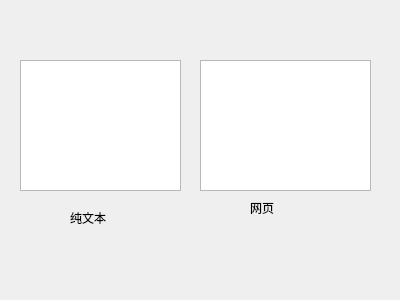
<?xml version="1.0" encoding="UTF-8"?>
<ui version="4.0">
 <class>Form</class>
 <widget class="QWidget" name="Form">
  <property name="geometry">
   <rect>
    <x>0</x>
    <y>0</y>
    <width>400</width>
    <height>300</height>
   </rect>
  </property>
  <property name="windowTitle">
   <string>Form</string>
  </property>
  <widget class="QTextEdit" name="textEdit">
   <property name="geometry">
    <rect>
     <x>20</x>
     <y>60</y>
     <width>161</width>
     <height>131</height>
    </rect>
   </property>
   <property name="html">
    <string>&lt;!DOCTYPE HTML PUBLIC &quot;-//W3C//DTD HTML 4.0//EN&quot; &quot;http://www.w3.org/TR/REC-html40/strict.dtd&quot;&gt;
&lt;html&gt;&lt;head&gt;&lt;meta name=&quot;qrichtext&quot; content=&quot;1&quot; /&gt;&lt;meta charset=&quot;utf-8&quot; /&gt;&lt;style type=&quot;text/css&quot;&gt;
p, li { white-space: pre-wrap; }
hr { height: 1px; border-width: 0; }
li.unchecked::marker { content: &quot;\2610&quot;; }
li.checked::marker { content: &quot;\2612&quot;; }
&lt;/style&gt;&lt;/head&gt;&lt;body style=&quot; font-family:'Microsoft YaHei UI'; font-size:9pt; font-weight:400; font-style:normal;&quot;&gt;
&lt;p style=&quot;-qt-paragraph-type:empty; margin-top:0px; margin-bottom:0px; margin-left:0px; margin-right:0px; -qt-block-indent:0; text-indent:0px;&quot;&gt;&lt;br /&gt;&lt;/p&gt;&lt;/body&gt;&lt;/html&gt;</string>
   </property>
  </widget>
  <widget class="QTextEdit" name="textEdit_2">
   <property name="geometry">
    <rect>
     <x>200</x>
     <y>60</y>
     <width>171</width>
     <height>131</height>
    </rect>
   </property>
   <property name="html">
    <string>&lt;!DOCTYPE HTML PUBLIC &quot;-//W3C//DTD HTML 4.0//EN&quot; &quot;http://www.w3.org/TR/REC-html40/strict.dtd&quot;&gt;
&lt;html&gt;&lt;head&gt;&lt;meta name=&quot;qrichtext&quot; content=&quot;1&quot; /&gt;&lt;meta charset=&quot;utf-8&quot; /&gt;&lt;style type=&quot;text/css&quot;&gt;
p, li { white-space: pre-wrap; }
hr { height: 1px; border-width: 0; }
li.unchecked::marker { content: &quot;\2610&quot;; }
li.checked::marker { content: &quot;\2612&quot;; }
&lt;/style&gt;&lt;/head&gt;&lt;body style=&quot; font-family:'Microsoft YaHei UI'; font-size:9pt; font-weight:400; font-style:normal;&quot;&gt;
&lt;p style=&quot;-qt-paragraph-type:empty; margin-top:0px; margin-bottom:0px; margin-left:0px; margin-right:0px; -qt-block-indent:0; text-indent:0px;&quot;&gt;&lt;br /&gt;&lt;/p&gt;&lt;/body&gt;&lt;/html&gt;</string>
   </property>
   <property name="textInteractionFlags">
    <set>Qt::TextEditorInteraction</set>
   </property>
  </widget>
  <widget class="QLabel" name="label">
   <property name="geometry">
    <rect>
     <x>70</x>
     <y>210</y>
     <width>54</width>
     <height>16</height>
    </rect>
   </property>
   <property name="text">
    <string>纯文本</string>
   </property>
  </widget>
  <widget class="QLabel" name="label_2">
   <property name="geometry">
    <rect>
     <x>250</x>
     <y>200</y>
     <width>54</width>
     <height>16</height>
    </rect>
   </property>
   <property name="text">
    <string>网页</string>
   </property>
  </widget>
 </widget>
 <resources/>
 <connections/>
</ui>
